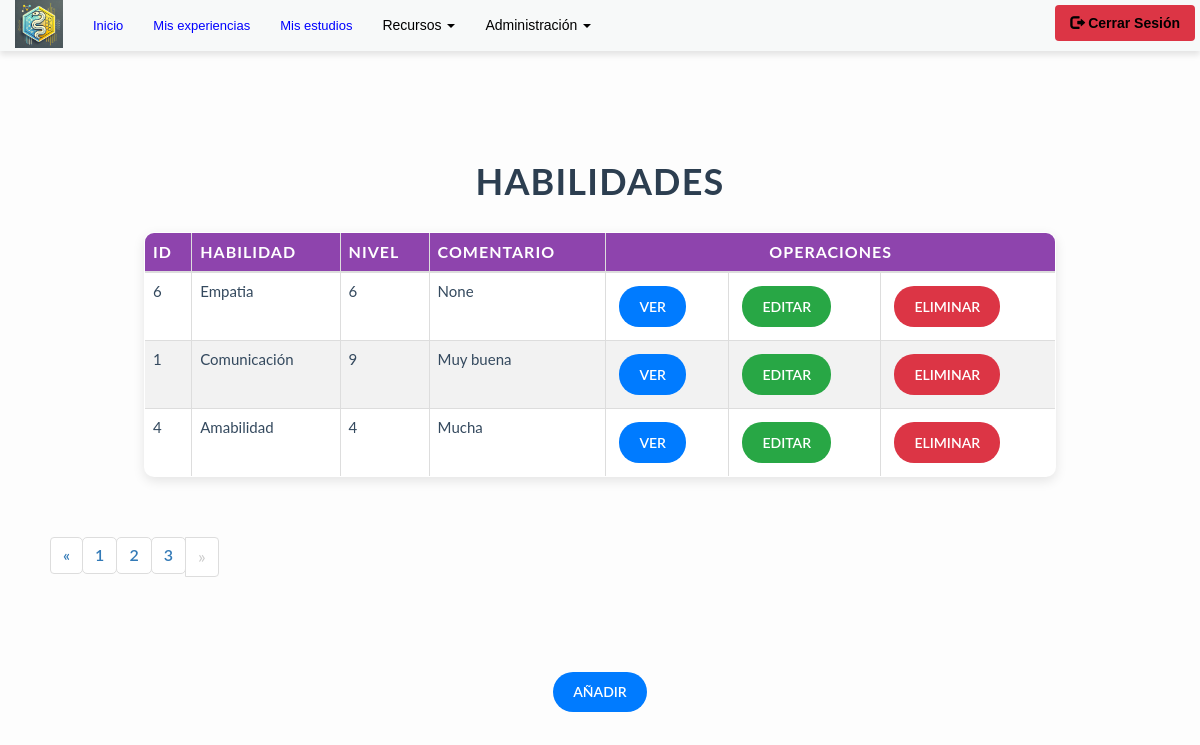
Page /habilidades/ (signed in) on the committed database.
### appportfolio/models.py (models this page shows, shortened)
class Habilidad(models.Model):
    id = models.AutoField(primary_key=True)
    habilidad = models.CharField("Nombre de habilidad",max_length=25, null=True, blank=True) #para que no explote la base de datos
    nivel= models.IntegerField("Nivel", null=True, blank=True) # 1 al 10
    comentario = models.CharField("Comentario: ", max_length=255, null=True, blank=True)
    class Meta:
        verbose_name = "Habilidad"  #puede ser otro nombre
        verbose_name_plural = "Habilidades"
        ordering = ['habilidad']

### appportfolio/views.py (the view)
# urls.py: re_path('habilidades/', views.habilidades,name = 'habilidades'),
def habilidades(request):
    print('Hola estoy en habilidades')
    habilidades = Habilidad.objects.all().order_by('-habilidad')
    page = request.GET.get('page')
    paginator = Paginator(habilidades, 3)  # 2 registros por página
    if page == None:
        print(" page recibe fuera de get o post NONE=" + str(page))
        page = paginator.num_pages
        request.session["pagina"] = page
    else:
        print(" page recibe esle del none de geo o post=" + str(page))
        request.session["pagina"] = page
    if request.method == 'GET':  # si estoy entrando en la página
        pagina = request.session["pagina"]  # recupera la página en la que estábamos en la última sesión
        print(" page recibe en GET=" + str(pagina))
    if request.method == 'POST':
        pagina = request.session["pagina"]
        print(" page recibe en POST=" + str(pagina))
    if "pagina" in request.session:
        page = request.session["pagina"]
        print(" page recibe de sesion=" + str(page))
    try:
        habilidades = paginator.get_page(page)  # intenta coger la página que tenga
    except PageNotAnInteger:
        habilidades = paginator.page(1)  # si no tiene número que coja la 1
    except EmptyPage:
        habilidades = paginator.page(paginator.num_pages)
    context = {'habilidades':habilidades}
    return render(request, 'habilidades.html', context=context)

### templates/habilidades.html (shortened to what this page needs)
{% extends "base.html" %}
{% load static %}
{% block head %}
<link rel="stylesheet" href="https://maxcdn.bootstrapcdn.com/bootstrap/3.3.5/css/bootstrap.min.css">
<link rel="stylesheet" href="{% static 'css/cssHabilidades.css' %}">
{% endblock %}
{% block content %}
 <br><br><br><br>
 <center>
 <h1>HABILIDADES</h1>
 <table border="1" class="table table-bordered">
     <thead>
        <tr>
            <th bgcolor="aqua">ID</th>
            <th bgcolor="aqua">HABILIDAD</th>
            <th bgcolor="aqua">NIVEL</th>
            <th bgcolor="aqua">COMENTARIO</th>
            <th colspan="3" style="text-align:center;" bgcolor="#AAF5AA">OPERACIONES</th>
        </tr>
     </thead>
     <tbody>
        {% for r in habilidades %}
        <tr>
            <td> {{ r.id }} </td>
            <td> {{ r.habilidad }} </td>
            <td> {{ r.nivel }} </td>
            <td> {{ r.comentario|slice:"0:30" }} </td>
                <form action="" method="post">
                    <td><a class='btn btn-primary btn-sm' href="{% url 'ver_habilidad' id=r.id %}">VER</a></td>
                    <td><a class='btn btn-success btn-sm' href="{% url 'editar_habilidad' habi_id=r.id %}">EDITAR</a></td>
                    <td><a class='btn btn-danger btn-sm'  href="{% url 'eliminarHabilidad' pk=r.id %}">ELIMINAR</a></td>
                </form>
        </tr>
        {% endfor %}
     </tbody>
 </table>
 </center>
 {% if habilidades.has_other_pages %}
<font size="4">
  <ul class="pagination">
    {% if habilidades.has_previous %}
    <li><a href="?page={{ habilidades.previous_page_number }}">&laquo;</a></li>
    {% else %}
      <li class="disabled"><span>&laquo;</span></li>
    {% endif %}
    {% for i in habilidades.paginator.page_range %}
      {% if reservas.number == i %}
        <li class="active"><span>{{ i }} <span class="sr-only">(current)</span></span></li>
      {% else %}
        <li><a href="?page={{ i }}">{{ i }}</a></li>
      {% endif %}
    {% endfor %}
    {% if habilidades.has_next %}
      <li><a href="?page={{ habilidades.next_page_number }}">&raquo;</a></li>
    {% else %}
      <li class="disabled"><span>&raquo;</span></li>
    {% endif %}
  </ul>
</font>
<center>
  <a class="btn btn-primary" href="{% url 'crear_habilidad' %}">AÑADIR</a>
</center>
{% endif %}
{% endblock content %}

### static/css/cssHabilidades.css (style rules this page uses)
body { font-family: 'Lato', sans-serif; background-color: #fdfdfd; color: #2c3e50; margin: 0; padding: 0; line-height: 1.6; }
h1 { font-size: 36px; color: #2c3e50; text-align: center; font-weight: 700; margin-bottom: 30px; letter-spacing: 1.2px; }
center { margin-top: 50px; }
table.table-bordered { width: 80%; margin: 20px auto; border-collapse: collapse; background-color: #ffffff; box-shadow: 0 4px 12px rgba(0, 0, 0, 0.1); border-radius: 10px; overflow: hidden; }
thead th { background-color: #8e44ad; color: white; padding: 15px; text-align: left; font-size: 16px; text-transform: uppercase; letter-spacing: 1px; }
tbody tr { transition: background-color 0.3s ease; }
tbody tr:nth-child(even) { background-color: #f2f2f2; }
tbody td { padding: 12px 15px; border-bottom: 1px solid #ddd; font-size: 15px; color: #34495e; }
tbody td a { text-decoration: none; font-weight: 600; color: #8e44ad; transition: color 0.3s ease; }
.btn { border-radius: 20px; padding: 10px 20px; font-size: 14px; font-weight: 600; transition: background-color 0.3s ease, color 0.3s ease; margin: 5px; }
.btn-primary { background-color: #1abc9c; color: white; }
.btn-success { background-color: #2ecc71; color: white; }
.btn-danger { background-color: #e74c3c; color: white; }
.pagination { display: inline-block; padding: 20px; }
.pagination li { display: inline; margin: 0 5px; }
.pagination a { color: #8e44ad; font-size: 16px; font-weight: 600; padding: 8px 16px; text-decoration: none; border-radius: 5px; transition: background-color 0.3s ease, color 0.3s ease; }
.pagination .disabled span { color: #ccc; }

### static/css/cssNavbar.css (style rules this page uses)
.btn-success { background-color: #28a745; border: none; color: white; }
.btn-primary { background-color: #007bff; border: none; color: white; }
.btn-danger { background-color: #dc3545; border: none; color: white; }

### rows in the picture
Habilidad: id "6", habilidad "Empatia", nivel "6", comentario "None"
Habilidad: id "1", habilidad "Comunicación", nivel "9", comentario "Muy buena"
Habilidad: id "4", habilidad "Amabilidad", nivel "4", comentario "Mucha"

### other values in the picture
{{ i }} "1" "2" "3"
